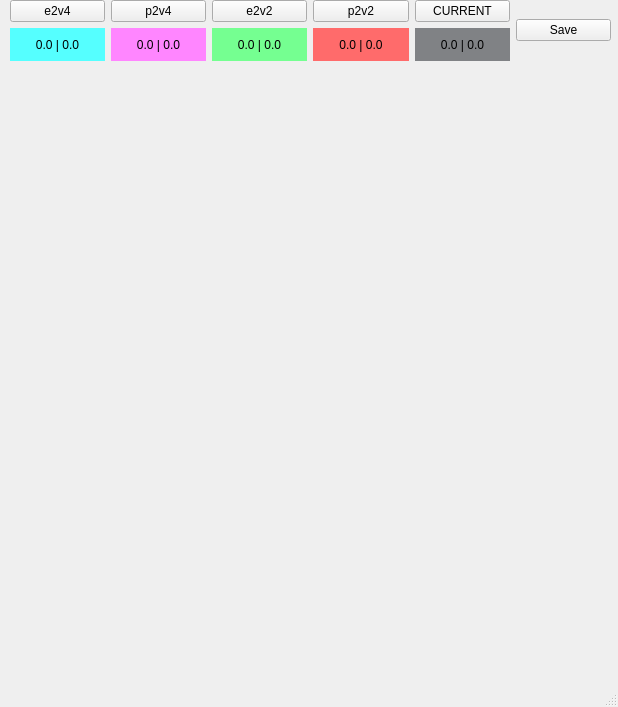
<?xml version="1.0" encoding="UTF-8"?>
<ui version="4.0">
 <class>MainWindow</class>
 <widget class="QMainWindow" name="MainWindow">
  <property name="geometry">
   <rect>
    <x>0</x>
    <y>0</y>
    <width>618</width>
    <height>707</height>
   </rect>
  </property>
  <property name="windowTitle">
   <string>MainWindow</string>
  </property>
  <widget class="QWidget" name="centralwidget">
   <widget class="QWidget" name="wp_plot" native="true">
    <property name="geometry">
     <rect>
      <x>10</x>
      <y>60</y>
      <width>600</width>
      <height>600</height>
     </rect>
    </property>
   </widget>
   <widget class="QWidget" name="gridLayoutWidget_2">
    <property name="geometry">
     <rect>
      <x>10</x>
      <y>0</y>
      <width>601</width>
      <height>61</height>
     </rect>
    </property>
    <layout class="QGridLayout" name="gridLayout_3">
     <item row="1" column="2">
      <widget class="QLabel" name="lbl_e2v2">
       <property name="styleSheet">
        <string notr="true">background-color:#75ff91;</string>
       </property>
       <property name="text">
        <string>0.0 | 0.0</string>
       </property>
       <property name="alignment">
        <set>Qt::AlignCenter</set>
       </property>
      </widget>
     </item>
     <item row="1" column="4">
      <widget class="QLabel" name="lbl_cur">
       <property name="styleSheet">
        <string notr="true">background-color:#808285;</string>
       </property>
       <property name="text">
        <string>0.0 | 0.0</string>
       </property>
       <property name="alignment">
        <set>Qt::AlignCenter</set>
       </property>
      </widget>
     </item>
     <item row="0" column="0">
      <widget class="QPushButton" name="btn_sel_e2v4">
       <property name="text">
        <string>e2v4</string>
       </property>
      </widget>
     </item>
     <item row="0" column="1">
      <widget class="QPushButton" name="btn_sel_p2v4">
       <property name="text">
        <string>p2v4</string>
       </property>
      </widget>
     </item>
     <item row="1" column="1">
      <widget class="QLabel" name="lbl_p2v4">
       <property name="styleSheet">
        <string notr="true">background-color:#ff86ff;</string>
       </property>
       <property name="text">
        <string>0.0 | 0.0</string>
       </property>
       <property name="alignment">
        <set>Qt::AlignCenter</set>
       </property>
      </widget>
     </item>
     <item row="0" column="4">
      <widget class="QPushButton" name="pushButton">
       <property name="text">
        <string>CURRENT</string>
       </property>
      </widget>
     </item>
     <item row="0" column="2">
      <widget class="QPushButton" name="btn_sel_e2v2">
       <property name="text">
        <string>e2v2</string>
       </property>
      </widget>
     </item>
     <item row="1" column="3">
      <widget class="QLabel" name="lbl_p2v2">
       <property name="styleSheet">
        <string notr="true">background-color:#ff6b6b;</string>
       </property>
       <property name="text">
        <string>0.0 | 0.0</string>
       </property>
       <property name="alignment">
        <set>Qt::AlignCenter</set>
       </property>
      </widget>
     </item>
     <item row="1" column="0">
      <widget class="QLabel" name="lbl_e2v4">
       <property name="styleSheet">
        <string notr="true">background-color:#55ffff;</string>
       </property>
       <property name="text">
        <string>0.0 | 0.0</string>
       </property>
       <property name="alignment">
        <set>Qt::AlignCenter</set>
       </property>
      </widget>
     </item>
     <item row="0" column="3">
      <widget class="QPushButton" name="btn_sel_p2v2">
       <property name="text">
        <string>p2v2</string>
       </property>
      </widget>
     </item>
     <item row="0" column="5" rowspan="2">
      <widget class="QPushButton" name="btn_save">
       <property name="text">
        <string>Save</string>
       </property>
      </widget>
     </item>
    </layout>
   </widget>
  </widget>
  <widget class="QMenuBar" name="menubar">
   <property name="geometry">
    <rect>
     <x>0</x>
     <y>0</y>
     <width>618</width>
     <height>22</height>
    </rect>
   </property>
  </widget>
  <widget class="QStatusBar" name="statusbar"/>
 </widget>
 <resources/>
 <connections/>
</ui>
